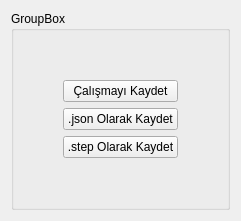
     <widget class="QWidget" name="page_3">
      <layout class="QVBoxLayout" name="verticalLayout_6">
       <item>
        <widget class="QGroupBox" name="groupBox_7">
         <property name="title">
          <string>GroupBox</string>
         </property>
         <layout class="QGridLayout" name="gridLayout_12">
          <item row="0" column="1">
           <spacer name="verticalSpacer_2">
            <property name="orientation">
             <enum>Qt::Vertical</enum>
            </property>
            <property name="sizeHint" stdset="0">
             <size>
              <width>20</width>
              <height>40</height>
             </size>
            </property>
           </spacer>
          </item>
          <item row="1" column="1">
           <widget class="QPushButton" name="pushButton_save">
            <property name="text">
             <string>Çalışmayı Kaydet</string>
            </property>
           </widget>
          </item>
          <item row="3" column="1">
           <widget class="QPushButton" name="pushButton_export">
            <property name="text">
             <string>.step Olarak Kaydet</string>
            </property>
           </widget>
          </item>
          <item row="4" column="1">
           <spacer name="verticalSpacer_3">
            <property name="orientation">
             <enum>Qt::Vertical</enum>
            </property>
            <property name="sizeHint" stdset="0">
             <size>
              <width>20</width>
              <height>40</height>
             </size>
            </property>
           </spacer>
          </item>
          <item row="1" column="2">
           <spacer name="horizontalSpacer_7">
            <property name="orientation">
             <enum>Qt::Horizontal</enum>
            </property>
            <property name="sizeHint" stdset="0">
             <size>
              <width>40</width>
              <height>20</height>
             </size>
            </property>
           </spacer>
          </item>
          <item row="1" column="0">
           <spacer name="horizontalSpacer_6">
            <property name="orientation">
             <enum>Qt::Horizontal</enum>
            </property>
            <property name="sizeHint" stdset="0">
             <size>
              <width>40</width>
              <height>20</height>
             </size>
            </property>
           </spacer>
          </item>
          <item row="2" column="1">
           <widget class="QPushButton" name="pushButton_json">
            <property name="text">
             <string>.json Olarak Kaydet</string>
            </property>
           </widget>
          </item>
         </layout>
        </widget>
       </item>
      </layout>
     </widget>
